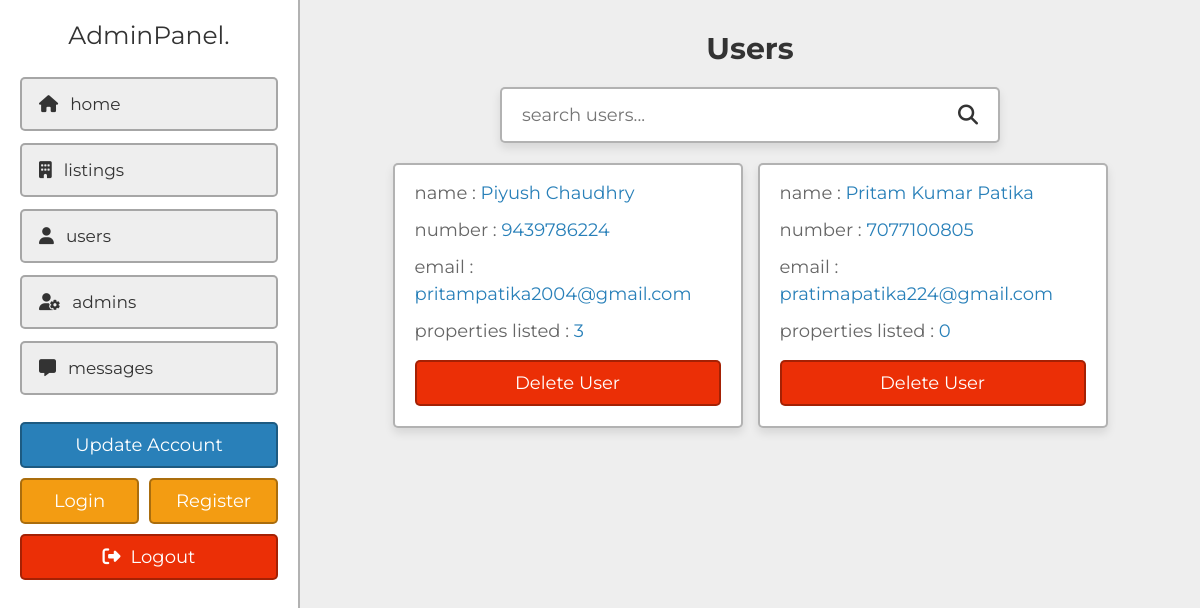
The app's page /admin/users.php (signed in) with its own data.
### tables this page shows
CREATE TABLE `users` (
  `id` varchar(20) NOT NULL,
  `name` varchar(50) NOT NULL,
  `number` varchar(10) NOT NULL,
  `email` varchar(50) NOT NULL,
  `address` varchar(100) NOT NULL,
  `password` varchar(50) NOT NULL,
  `profile_image` varchar(255) DEFAULT NULL
);

### admin/users.php (the view, shortened to what this page needs)
<?php
include '../backend/connect.php';
?>
<!DOCTYPE html>
<html lang="en">
<head>
   <link rel="stylesheet" href="https://cdnjs.cloudflare.com/ajax/libs/font-awesome/6.2.0/css/all.min.css">
   <link rel="stylesheet" href="../assets/css/admin_style.css">
</head>
<body>
<?php include '../components/admin_header.php'; ?>
<section class="grid">
   <h1 class="heading">users</h1>
   <form action="" method="POST" class="search-form">
      <input type="text" name="search_box" placeholder="search users..." maxlength="100" required>
      <button type="submit" class="fas fa-search" name="search_btn"></button>
   </form>
   <div class="box-container">
   <?php
      if(isset($_POST['search_box']) OR isset($_POST['search_btn'])){
         $search_box = $_POST['search_box'];
         $search_box = filter_var($search_box, FILTER_SANITIZE_STRING);
         $select_users = $conn->prepare("SELECT * FROM `users` WHERE name LIKE '%{$search_box}%' OR number LIKE '%{$search_box}%' OR email LIKE '%{$search_box}%'");
         $select_users->execute();
      }else{
         $select_users = $conn->prepare("SELECT * FROM `users`");
         $select_users->execute();
      }
      if($select_users->rowCount() > 0){
         while($fetch_users = $select_users->fetch(PDO::FETCH_ASSOC)){
            $count_property = $conn->prepare("SELECT * FROM `property` WHERE user_id = ?");
            $count_property->execute([$fetch_users['id']]);
            $total_properties = $count_property->rowCount();
   ?>
   <div class="box">
      <p>name : <span><?= $fetch_users['name']; ?></span></p>
      <p>number : <a href="tel:<?= $fetch_users['number']; ?>"><?= $fetch_users['number']; ?></a></p>
      <p>email : <a href="mailto:<?= $fetch_users['email']; ?>"><?= $fetch_users['email']; ?></a></p>
      <p>properties listed : <span><?= $total_properties; ?></span></p>
      <form action="" method="POST">
         <input type="submit" value="delete user" onclick="return confirm('delete this user?');" name="delete" class="delete-btn">
      </form>
   </div>
   <?php
      }
   }elseif(isset($_POST['search_box']) OR isset($_POST['search_btn'])){
      echo '<p class="empty">results not found!</p>';
   }else{
      echo '<p class="empty">no users accounts added yet!</p>';
   }
   ?>
   </div>
</section>
</body>
</html>

### assets/css/admin_style.css (style rules this page uses)
:root { --main-color:#2980b9; --orange:#f39c12; --red:#eb2f06; --light-color:#666; --light-bg:#eee; --white:#fff; --black:#333; --box-shadow:0 .5rem 1rem rgba(0,0,0,0.1); --border:.2rem solid rgba(0,0,0,.3); }
* { font-family: 'Montserrat', sans-serif; margin: 0; padding: 0; box-sizing: border-box; outline: none; border: none; text-decoration: none; }
html { font-size: 62.5%; overflow-x: hidden; scroll-behavior: smooth; scroll-padding-top: 5rem; }
body { background-color: var(--light-bg); padding-left: 30rem; }
section { padding: 3rem 2rem; max-width: 1200px; margin: 0 auto; }
.heading { margin-bottom: 2rem; text-align: center; text-transform: capitalize; color: var(--black); font-size: 3rem; }
.inline-btn, .inline-option-btn, .inline-delete-btn, .btn, .delete-btn, .option-btn { cursor: pointer; padding: 1rem 2.5rem; font-size: 1.8rem; color: var(--white); text-align: center; text-transform: capitalize; margin-top: 1rem; border-radius: .5rem; border: var(--border); }
.btn, .delete-btn, .option-btn { display: block; width: 100%; }
.delete-btn { background-color: var(--red); }
.grid .box-container { display: grid; grid-template-columns: repeat(auto-fit, 35rem); align-items: flex-start; justify-content: center; gap: 1.5rem; }
.grid .box-container .box { border-radius: .5rem; padding: 2rem; padding-top: 1rem; background-color: var(--white); box-shadow: var(--box-shadow); border: var(--border); overflow-x: hidden; }
.grid .box-container .box p { line-height: 1.5; padding: .5rem 0; font-size: 1.8rem; color: var(--light-color); white-space: pre-line; text-overflow: ellipsis; overflow-x: hidden; }
.grid .box-container .box p a, .grid .box-container .box p span { color: var(--main-color); }
.search-form { max-width: 50rem; margin: 0 auto; border-radius: .5rem; background-color: var(--white); box-shadow: var(--box-shadow); border: var(--border); padding:1.5rem 2rem; display: flex; gap: 2rem; margin-bottom: 2rem; }
.search-form input { width: 100%; font-size: 1.8rem; color: var(--black); }
.search-form button { background:none; cursor: pointer; color: var(--black); font-size: 2rem; }

### records on screen
users: name "Piyush Chaudhry", number "9439786224", email "pritampatika2004@gmail.com", total_properties "3"
users: name "Pritam Kumar Patika", number "7077100805", email "pratimapatika224@gmail.com", total_properties "0"
